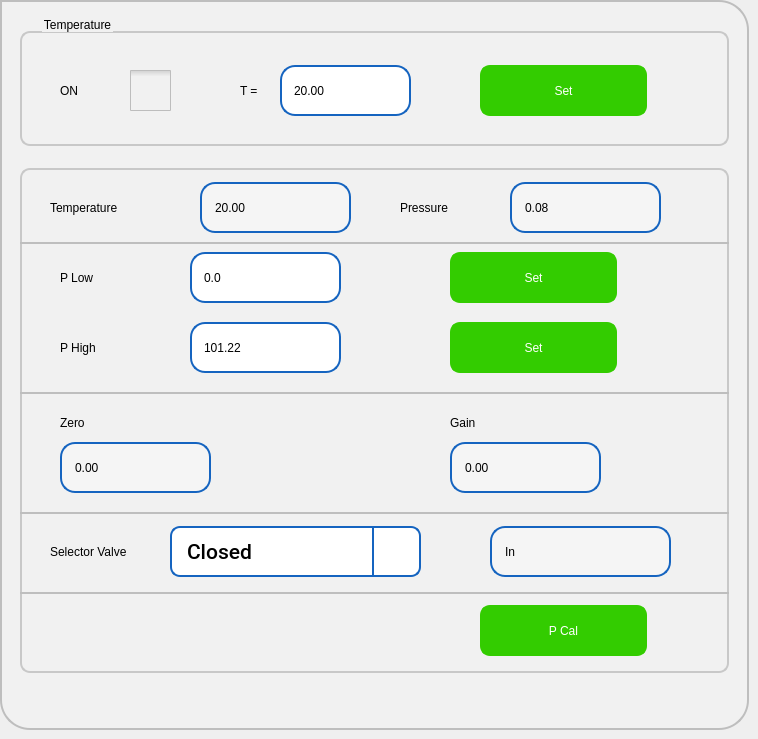
   <widget class="QWidget" name="tabPressure">
    <attribute name="title">
     <string>Pressure</string>
    </attribute>
    <widget class="QFrame" name="frame_5">
     <property name="geometry">
      <rect>
       <x>0</x>
       <y>0</y>
       <width>749</width>
       <height>730</height>
      </rect>
     </property>
     <property name="styleSheet">
      <string notr="true">background-color: rgb(241, 241, 241);
	 border: 2px solid #C4C4C3;
    border-bottom-color: #C2C7CB; /* same as the pane color */
    border-bottom-left-radius: 30px;
border-bottom-right-radius: 30px;
    border-top-right-radius: 30px;
color: rgb(0, 0, 0);
font: 75 16pt &quot;Roboto Medium&quot;;
border-color:  rgb(190, 190, 190);



</string>
     </property>
     <property name="frameShape">
      <enum>QFrame::StyledPanel</enum>
     </property>
     <property name="frameShadow">
      <enum>QFrame::Raised</enum>
     </property>
     <widget class="QGroupBox" name="groupBox_6">
      <property name="geometry">
       <rect>
        <x>20</x>
        <y>15</y>
        <width>709</width>
        <height>131</height>
       </rect>
      </property>
      <property name="styleSheet">
       <string notr="true">QGroupBox {
    border: 2px solid  rgb(200, 200, 200);
    border-radius: 10px;
    margin-top: 16px; /* leave space at the top for the title */
    padding : 0px;

}

QGroupBox::title {
    subcontrol-origin: padding;
    subcontrol-position: top left ; /* position at the top center */
    left : 20px;
    top : -15px;
}</string>
      </property>
      <property name="title">
       <string>Temperature</string>
      </property>
      <widget class="QLabel" name="label_24">
       <property name="geometry">
        <rect>
         <x>220</x>
         <y>50</y>
         <width>36</width>
         <height>51</height>
        </rect>
       </property>
       <property name="styleSheet">
        <string notr="true">border-width: 0px;</string>
       </property>
       <property name="text">
        <string>T =</string>
       </property>
      </widget>
      <widget class="QPushButton" name="pbPCTSet">
       <property name="geometry">
        <rect>
         <x>460</x>
         <y>50</y>
         <width>167</width>
         <height>51</height>
        </rect>
       </property>
       <property name="focusPolicy">
        <enum>Qt::ClickFocus</enum>
       </property>
       <property name="styleSheet">
        <string notr="true">QPushButton{
background-color: rgb(51, 204, 0);
border-width: 2px;
border-color: rgb(51, 204, 0);
border-style: solid;
border-radius: 10;
color: rgb(255, 255, 255);
font: 75 16pt &quot;Roboto Medium&quot;;
}
QPushButton:disabled { 
background-color: rgb(204, 244, 198);
border-width: 2px;
border-color: rgb(127, 143, 127);
border-style: solid;
border-radius: 10;
color: rgb(0, 0, 0);
font: 75 16pt &quot;Roboto Medium&quot;;
}
QPushButton:pressed {
background-color: rgb(24, 163, 3);
border-width: 2px;
border-color: rgb(24, 163, 3);
border-style: solid;
border-radius: 10;
color: rgb(255, 255, 255);
font: 75 16pt &quot;Roboto Medium&quot;;
}
QPushButton:down {
background-color: rgb(24, 163, 3);
border-width: 2px;
border-color: rgb(24, 163, 3);
border-style: solid;
border-radius: 10;
color: rgb(0, 0, 0);
font: 75 16pt &quot;Roboto Medium&quot;;
}
QPushButton:default {
background-color: rgb(241, 241, 241);
border-width: 2px;
border-color: rgb(21, 100, 192);
border-style: solid;
border-radius: 10;
color: rgb(0, 0, 0);
font: 75 16pt &quot;Roboto Medium&quot;;
}
</string>
       </property>
       <property name="text">
        <string>Set</string>
       </property>
      </widget>
      <widget class="QCheckBox" name="cbPCTEnable">
       <property name="geometry">
        <rect>
         <x>110</x>
         <y>50</y>
         <width>41</width>
         <height>51</height>
        </rect>
       </property>
       <property name="focusPolicy">
        <enum>Qt::ClickFocus</enum>
       </property>
       <property name="styleSheet">
        <string notr="true">QCheckBox {
    spacing: 5px;
 border: 0px solid #999999;

}

QCheckBox::indicator {
    width: 41px;
    height: 41px;
}

QCheckBox::indicator:unchecked {
	image: url(:/images/icons/ancheck.png);
}

QCheckBox::indicator:unchecked:disabled{
	image: url(:/images/icons/andcheck.png);
}
QCheckBox::indicator:checked:disabled{
	image: url(:/images/icons/adcheck.png);
}

/*
QCheckBox::indicator:unchecked:hover {
    image: url(:/images/checkbox_unchecked_hover.png);
}

QCheckBox::indicator:unchecked:pressed {
    image: url(:/images/checkbox_unchecked_pressed.png);
}
*/
QCheckBox::indicator:checked {
    image: url(:/images/icons/acheck.png);
}
/*
QCheckBox::indicator:checked:hover {
    image: url(:/images/checkbox_checked_hover.png);
}

QCheckBox::indicator:checked:pressed {
    image: url(:/images/checkbox_checked_pressed.png);
}

QCheckBox::indicator:indeterminate:hover {
    image: url(:/images/checkbox_indeterminate_hover.png);
}
/*
QCheckBox::indicator:indeterminate:pressed {
    image: url(:/images/checkbox_indeterminate_pressed.png);
}
*/</string>
       </property>
       <property name="text">
        <string/>
       </property>
      </widget>
      <widget class="QLabel" name="label_53">
       <property name="geometry">
        <rect>
         <x>40</x>
         <y>50</y>
         <width>61</width>
         <height>51</height>
        </rect>
       </property>
       <property name="styleSheet">
        <string notr="true">border-width: 0px;</string>
       </property>
       <property name="text">
        <string>ON</string>
       </property>
      </widget>
      <widget class="sQLEExtend" name="lePCTemperature">
       <property name="geometry">
        <rect>
         <x>260</x>
         <y>50</y>
         <width>131</width>
         <height>51</height>
        </rect>
       </property>
       <property name="focusPolicy">
        <enum>Qt::ClickFocus</enum>
       </property>
       <property name="styleSheet">
        <string notr="true">QLineEdit { 
	padding: 2px 5px 1px 10px;
	background-color: rgb(255,255,255);
	border-width: 2px;
	border-color: rgb(21, 100, 192);
	border-style: solid;
	border-radius: 15;
	color: rgb(0, 0, 0);
	font: 75 16pt &quot;Roboto Medium&quot;;
}

QLineEdit:read-only {
	background-color: rgb(245,245,245);
}
QLineEdit[error=true] {
border-color: red;
}
QLineEdit[error=false] {
border-color: rgb(21, 100, 192);
}

</string>
       </property>
       <property name="text">
        <string>20.00</string>
       </property>
       <property name="maxLength">
        <number>15</number>
       </property>
      </widget>
     </widget>
     <widget class="QGroupBox" name="groupBox_7">
      <property name="geometry">
       <rect>
        <x>20</x>
        <y>152</y>
        <width>709</width>
        <height>521</height>
       </rect>
      </property>
      <property name="styleSheet">
       <string notr="true">QGroupBox {
    border: 2px solid  rgb(200, 200, 200);
    border-radius: 10px;
    margin-top: 16px; /* leave space at the top for the title */
    padding : 0px;

}

QGroupBox::title {
    subcontrol-origin: padding;
    subcontrol-position: top left ; /* position at the top center */
    left : 20px;
    top : -15px;
}</string>
      </property>
      <property name="title">
       <string/>
      </property>
      <widget class="QPushButton" name="pbPCPLowSet">
       <property name="geometry">
        <rect>
         <x>430</x>
         <y>100</y>
         <width>167</width>
         <height>51</height>
        </rect>
       </property>
       <property name="focusPolicy">
        <enum>Qt::ClickFocus</enum>
       </property>
       <property name="styleSheet">
        <string notr="true">QPushButton{
background-color: rgb(51, 204, 0);
border-width: 2px;
border-color: rgb(51, 204, 0);
border-style: solid;
border-radius: 10;
color: rgb(255, 255, 255);
font: 75 16pt &quot;Roboto Medium&quot;;
}
QPushButton:disabled { 
background-color: rgb(204, 244, 198);
border-width: 2px;
border-color: rgb(127, 143, 127);
border-style: solid;
border-radius: 10;
color: rgb(0, 0, 0);
font: 75 16pt &quot;Roboto Medium&quot;;
}
QPushButton:pressed {
background-color: rgb(24, 163, 3);
border-width: 2px;
border-color: rgb(24, 163, 3);
border-style: solid;
border-radius: 10;
color: rgb(255, 255, 255);
font: 75 16pt &quot;Roboto Medium&quot;;
}
QPushButton:down {
background-color: rgb(24, 163, 3);
border-width: 2px;
border-color: rgb(24, 163, 3);
border-style: solid;
border-radius: 10;
color: rgb(0, 0, 0);
font: 75 16pt &quot;Roboto Medium&quot;;
}
QPushButton:default {
background-color: rgb(241, 241, 241);
border-width: 2px;
border-color: rgb(21, 100, 192);
border-style: solid;
border-radius: 10;
color: rgb(0, 0, 0);
font: 75 16pt &quot;Roboto Medium&quot;;
}
</string>
       </property>
       <property name="text">
        <string>Set</string>
       </property>
      </widget>
      <widget class="QLabel" name="label_26">
       <property name="geometry">
        <rect>
         <x>40</x>
         <y>100</y>
         <width>121</width>
         <height>51</height>
        </rect>
       </property>
       <property name="styleSheet">
        <string notr="true">border-width: 0px;</string>
       </property>
       <property name="text">
        <string>P Low</string>
       </property>
      </widget>
      <widget class="QLabel" name="label_27">
       <property name="geometry">
        <rect>
         <x>40</x>
         <y>170</y>
         <width>121</width>
         <height>51</height>
        </rect>
       </property>
       <property name="styleSheet">
        <string notr="true">border-width: 0px;</string>
       </property>
       <property name="text">
        <string>P High</string>
       </property>
      </widget>
      <widget class="QPushButton" name="pbPCPHighSet">
       <property name="geometry">
        <rect>
         <x>430</x>
         <y>170</y>
         <width>167</width>
         <height>51</height>
        </rect>
       </property>
       <property name="focusPolicy">
        <enum>Qt::ClickFocus</enum>
       </property>
       <property name="styleSheet">
        <string notr="true">QPushButton{
background-color: rgb(51, 204, 0);
border-width: 2px;
border-color: rgb(51, 204, 0);
border-style: solid;
border-radius: 10;
color: rgb(255, 255, 255);
font: 75 16pt &quot;Roboto Medium&quot;;
}
QPushButton:disabled { 
background-color: rgb(204, 244, 198);
border-width: 2px;
border-color: rgb(127, 143, 127);
border-style: solid;
border-radius: 10;
color: rgb(0, 0, 0);
font: 75 16pt &quot;Roboto Medium&quot;;
}
QPushButton:pressed {
background-color: rgb(24, 163, 3);
border-width: 2px;
border-color: rgb(24, 163, 3);
border-style: solid;
border-radius: 10;
color: rgb(255, 255, 255);
font: 75 16pt &quot;Roboto Medium&quot;;
}
QPushButton:down {
background-color: rgb(24, 163, 3);
border-width: 2px;
border-color: rgb(24, 163, 3);
border-style: solid;
border-radius: 10;
color: rgb(0, 0, 0);
font: 75 16pt &quot;Roboto Medium&quot;;
}
QPushButton:default {
background-color: rgb(241, 241, 241);
border-width: 2px;
border-color: rgb(21, 100, 192);
border-style: solid;
border-radius: 10;
color: rgb(0, 0, 0);
font: 75 16pt &quot;Roboto Medium&quot;;
}
</string>
       </property>
       <property name="text">
        <string>Set</string>
       </property>
      </widget>
      <widget class="QPushButton" name="pbPCPCal">
       <property name="geometry">
        <rect>
         <x>460</x>
         <y>453</y>
         <width>167</width>
         <height>51</height>
        </rect>
       </property>
       <property name="focusPolicy">
        <enum>Qt::ClickFocus</enum>
       </property>
       <property name="styleSheet">
        <string notr="true">QPushButton{
background-color: rgb(51, 204, 0);
border-width: 2px;
border-color: rgb(51, 204, 0);
border-style: solid;
border-radius: 10;
color: rgb(255, 255, 255);
font: 75 16pt &quot;Roboto Medium&quot;;
}
QPushButton:disabled { 
background-color: rgb(204, 244, 198);
border-width: 2px;
border-color: rgb(127, 143, 127);
border-style: solid;
border-radius: 10;
color: rgb(0, 0, 0);
font: 75 16pt &quot;Roboto Medium&quot;;
}
QPushButton:pressed {
background-color: rgb(24, 163, 3);
border-width: 2px;
border-color: rgb(24, 163, 3);
border-style: solid;
border-radius: 10;
color: rgb(255, 255, 255);
font: 75 16pt &quot;Roboto Medium&quot;;
}
QPushButton:down {
background-color: rgb(24, 163, 3);
border-width: 2px;
border-color: rgb(24, 163, 3);
border-style: solid;
border-radius: 10;
color: rgb(0, 0, 0);
font: 75 16pt &quot;Roboto Medium&quot;;
}
QPushButton:default {
background-color: rgb(241, 241, 241);
border-width: 2px;
border-color: rgb(21, 100, 192);
border-style: solid;
border-radius: 10;
color: rgb(0, 0, 0);
font: 75 16pt &quot;Roboto Medium&quot;;
}
</string>
       </property>
       <property name="text">
        <string>P Cal</string>
       </property>
      </widget>
      <widget class="Line" name="line">
       <property name="geometry">
        <rect>
         <x>0</x>
         <y>240</y>
         <width>709</width>
         <height>2</height>
        </rect>
       </property>
       <property name="orientation">
        <enum>Qt::Horizontal</enum>
       </property>
      </widget>
      <widget class="sQLEExtend" name="lePCPLow">
       <property name="geometry">
        <rect>
         <x>170</x>
         <y>100</y>
         <width>151</width>
         <height>51</height>
        </rect>
       </property>
       <property name="focusPolicy">
        <enum>Qt::ClickFocus</enum>
       </property>
       <property name="styleSheet">
        <string notr="true">QLineEdit { 
	padding: 2px 5px 1px 10px;
	background-color: rgb(255,255,255);
	border-width: 2px;
	border-color: rgb(21, 100, 192);
	border-style: solid;
	border-radius: 15;
	color: rgb(0, 0, 0);
	font: 75 16pt &quot;Roboto Medium&quot;;
}

QLineEdit:read-only {
	background-color: rgb(245,245,245);
}
QLineEdit[error=true] {
border-color: red;
}
QLineEdit[error=false] {
border-color: rgb(21, 100, 192);
}

</string>
       </property>
       <property name="text">
        <string>0.0</string>
       </property>
       <property name="maxLength">
        <number>15</number>
       </property>
      </widget>
      <widget class="sQLEExtend" name="lePCPHigh">
       <property name="geometry">
        <rect>
         <x>170</x>
         <y>170</y>
         <width>151</width>
         <height>51</height>
        </rect>
       </property>
       <property name="focusPolicy">
        <enum>Qt::ClickFocus</enum>
       </property>
       <property name="styleSheet">
        <string notr="true">QLineEdit { 
	padding: 2px 5px 1px 10px;
	background-color: rgb(255,255,255);
	border-width: 2px;
	border-color: rgb(21, 100, 192);
	border-style: solid;
	border-radius: 15;
	color: rgb(0, 0, 0);
	font: 75 16pt &quot;Roboto Medium&quot;;
}

QLineEdit:read-only {
	background-color: rgb(245,245,245);
}
QLineEdit[error=true] {
border-color: red;
}
QLineEdit[error=false] {
border-color: rgb(21, 100, 192);
}

</string>
       </property>
       <property name="text">
        <string>101.22</string>
       </property>
       <property name="maxLength">
        <number>15</number>
       </property>
      </widget>
      <widget class="QLabel" name="label_15">
       <property name="geometry">
        <rect>
         <x>430</x>
         <y>250</y>
         <width>141</width>
         <height>41</height>
        </rect>
       </property>
       <property name="styleSheet">
        <string notr="true">border-width: 0px;</string>
       </property>
       <property name="text">
        <string>Gain</string>
       </property>
      </widget>
      <widget class="QLabel" name="label_16">
       <property name="geometry">
        <rect>
         <x>40</x>
         <y>250</y>
         <width>121</width>
         <height>41</height>
        </rect>
       </property>
       <property name="styleSheet">
        <string notr="true">border-width: 0px;</string>
       </property>
       <property name="text">
        <string>Zero</string>
       </property>
      </widget>
      <widget class="QLabel" name="lblPCGain">
       <property name="geometry">
        <rect>
         <x>430</x>
         <y>290</y>
         <width>151</width>
         <height>51</height>
        </rect>
       </property>
       <property name="styleSheet">
        <string notr="true">
   padding: 2px 5px 1px 10px;
   background-color: rgb(245,245,245);
   border-width: 2px;
   border-color: rgb(21, 100, 192);
   border-style: solid;
   border-radius: 15px;
   color: rgb(0, 0, 0);
   font: 75 16pt &quot;Roboto Medium&quot;;

</string>
       </property>
       <property name="text">
        <string>0.00</string>
       </property>
      </widget>
      <widget class="Line" name="line_4">
       <property name="geometry">
        <rect>
         <x>0</x>
         <y>360</y>
         <width>709</width>
         <height>2</height>
        </rect>
       </property>
       <property name="orientation">
        <enum>Qt::Horizontal</enum>
       </property>
      </widget>
      <widget class="QLabel" name="lblPCZero">
       <property name="geometry">
        <rect>
         <x>40</x>
         <y>290</y>
         <width>151</width>
         <height>51</height>
        </rect>
       </property>
       <property name="styleSheet">
        <string notr="true">
   padding: 2px 5px 1px 10px;
   background-color: rgb(245,245,245);
   border-width: 2px;
   border-color: rgb(21, 100, 192);
   border-style: solid;
   border-radius: 15px;
   color: rgb(0, 0, 0);
   font: 75 16pt &quot;Roboto Medium&quot;;

</string>
       </property>
       <property name="text">
        <string>0.00</string>
       </property>
      </widget>
      <widget class="QLabel" name="label_9">
       <property name="geometry">
        <rect>
         <x>30</x>
         <y>30</y>
         <width>141</width>
         <height>51</height>
        </rect>
       </property>
       <property name="styleSheet">
        <string notr="true">border-width: 0px;</string>
       </property>
       <property name="text">
        <string>Temperature</string>
       </property>
      </widget>
      <widget class="QLabel" name="lblPCTemperature">
       <property name="geometry">
        <rect>
         <x>180</x>
         <y>30</y>
         <width>151</width>
         <height>51</height>
        </rect>
       </property>
       <property name="styleSheet">
        <string notr="true">
   padding: 2px 5px 1px 10px;
   background-color: rgb(245,245,245);
   border-width: 2px;
   border-color: rgb(21, 100, 192);
   border-style: solid;
   border-radius: 15px;
   color: rgb(0, 0, 0);
   font: 75 16pt &quot;Roboto Medium&quot;;

</string>
       </property>
       <property name="text">
        <string>20.00</string>
       </property>
      </widget>
      <widget class="QLabel" name="lblPCPressure">
       <property name="geometry">
        <rect>
         <x>490</x>
         <y>30</y>
         <width>151</width>
         <height>51</height>
        </rect>
       </property>
       <property name="styleSheet">
        <string notr="true">
   padding: 2px 5px 1px 10px;
   background-color: rgb(245,245,245);
   border-width: 2px;
   border-color: rgb(21, 100, 192);
   border-style: solid;
   border-radius: 15px;
   color: rgb(0, 0, 0);
   font: 75 16pt &quot;Roboto Medium&quot;;

</string>
       </property>
       <property name="text">
        <string>0.08</string>
       </property>
      </widget>
      <widget class="QLabel" name="label_22">
       <property name="geometry">
        <rect>
         <x>380</x>
         <y>30</y>
         <width>101</width>
         <height>51</height>
        </rect>
       </property>
       <property name="styleSheet">
        <string notr="true">border-width: 0px;</string>
       </property>
       <property name="text">
        <string>Pressure</string>
       </property>
      </widget>
      <widget class="Line" name="line_5">
       <property name="geometry">
        <rect>
         <x>0</x>
         <y>90</y>
         <width>709</width>
         <height>2</height>
        </rect>
       </property>
       <property name="orientation">
        <enum>Qt::Horizontal</enum>
       </property>
      </widget>
      <widget class="QLabel" name="label_32">
       <property name="geometry">
        <rect>
         <x>30</x>
         <y>374</y>
         <width>101</width>
         <height>51</height>
        </rect>
       </property>
       <property name="styleSheet">
        <string notr="true">border-width: 0px;</string>
       </property>
       <property name="text">
        <string>Selector Valve</string>
       </property>
       <property name="wordWrap">
        <bool>true</bool>
       </property>
      </widget>
      <widget class="QLabel" name="lblSelectorValve">
       <property name="geometry">
        <rect>
         <x>470</x>
         <y>374</y>
         <width>181</width>
         <height>51</height>
        </rect>
       </property>
       <property name="styleSheet">
        <string notr="true">
   padding: 2px 5px 1px 10px;
   background-color: rgb(245,245,245);
   border-width: 2px;
   border-color: rgb(21, 100, 192);
   border-style: solid;
   border-radius: 15px;
   color: rgb(0, 0, 0);
   font: 75 16pt &quot;Roboto Medium&quot;;

</string>
       </property>
       <property name="text">
        <string>In</string>
       </property>
      </widget>
      <widget class="QComboBox" name="cbPCSelectorValve">
       <property name="geometry">
        <rect>
         <x>150</x>
         <y>374</y>
         <width>251</width>
         <height>51</height>
        </rect>
       </property>
       <property name="font">
        <font>
         <family>Roboto Medium</family>
         <pointsize>16</pointsize>
         <weight>9</weight>
         <italic>false</italic>
         <bold>false</bold>
        </font>
       </property>
       <property name="focusPolicy">
        <enum>Qt::ClickFocus</enum>
       </property>
       <property name="styleSheet">
        <string notr="true">QComboBox {
   border: 2px solid  rgb(21, 100, 192);
   border-radius: 10px;
   padding: 1px 18px 1px 3px;
   background-color: rgb(255, 255, 255);
   color: rgb(0, 0, 0);
   font: 75 16pt &quot;Roboto Medium&quot;;
   padding-left: 15px;
}

QComboBox:on {
    padding-top: 3px;
    padding-left: 15px;
}

QComboBox::drop-down {
    subcontrol-origin: padding;
    subcontrol-position: top right;
    width: 45px;
    border-left-width: 2px;
    border-left-color: darkgray;
    border-left-style: solid;
    border-top-right-radius: 3px;
    border-bottom-right-radius: 3px;
    border-color: rgb(21, 100, 192);
}

QComboBox::down-arrow {
	image: url(:/images/icons/downarrow.png);
}

QComboBox::down-arrow:on {
    top: 1px;
    left: 1px;
}

QComboBox QAbstractItemView {
   border: 2px solid rgb(21, 100, 192);
   font: 75 16pt &quot;Roboto Medium&quot;;
   border-radius: 5px;
   background-color: rgb(255, 255, 255);
   selection-background-color:  rgb(21, 100, 192);
   selection-color: rgb(255, 255, 255);
}

/*  vertical */
QScrollBar:vertical {
     border: 0px solid  rgb(21, 100, 192);
     background:  rgb(230,230,230);
     width: 42px;
	 margin: 45px 0 45px 0;
     border-left: 2px solid  rgb(182, 182, 182);
     border-radius: 0px;
 }

 QScrollBar::handle:vertical {
     background:  rgb(182, 182, 182);
     min-height: 20px;
 }

 QScrollBar::add-line:vertical {
     border: 0px solid grey;
     background:  rgb(230,230,230);
     height: 45px;
     subcontrol-position: bottom;
     subcontrol-origin: margin;
 }

 QScrollBar::sub-line:vertical {
     border: 0px solid grey;
     background:  rgb(230,230,230);
     height: 45px;
     subcontrol-position: top;
     subcontrol-origin: margin;
 }

 QScrollBar::up-arrow:vertical {
     width: 42px;
     height: 45px;
     background-image: url(:/images/icons/cuparrow.png);
}

QScrollBar::down-arrow:vertical {
     width: 42px;
      height: 45px;
      background-image: url(:/images/icons/cdownarrow.png);
 }

 QScrollBar::add-page:vertical, QScrollBar::sub-page:vertical {
      background: none;
 }
</string>
       </property>
       <property name="frame">
        <bool>true</bool>
       </property>
       <item>
        <property name="text">
         <string>Closed</string>
        </property>
       </item>
       <item>
        <property name="text">
         <string>In</string>
        </property>
       </item>
       <item>
        <property name="text">
         <string>Out</string>
        </property>
       </item>
      </widget>
      <widget class="Line" name="line_6">
       <property name="geometry">
        <rect>
         <x>0</x>
         <y>440</y>
         <width>709</width>
         <height>2</height>
        </rect>
       </property>
       <property name="orientation">
        <enum>Qt::Horizontal</enum>
       </property>
      </widget>
     </widget>
    </widget>
   </widget>
